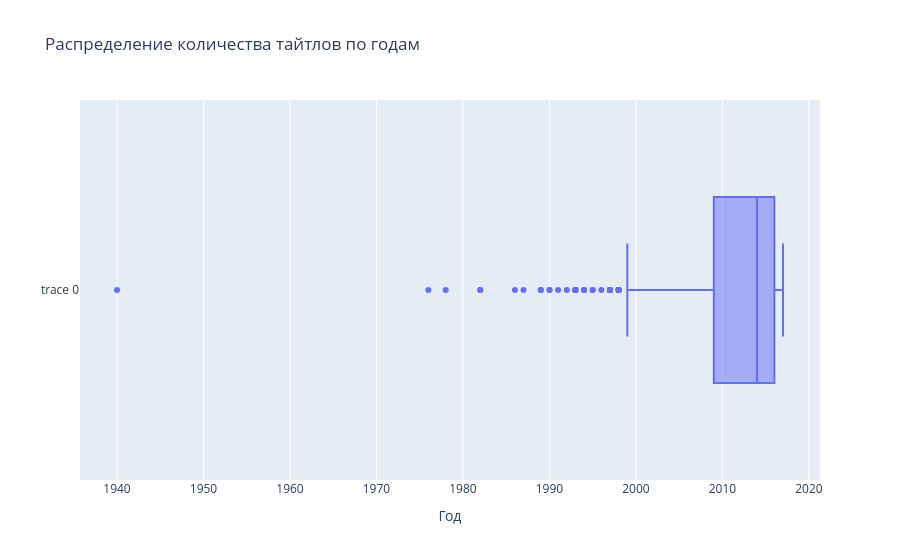

Here is the notebook cell this chart was saved with:
### Markdown cell above
Рост определенно есть, в нетфликсе оценивают более свежие тайтлы с где-то 15/16 года, для выбросов рассмотрим боксплот, но уже видно что они потенциально есть

### Code cell
fig = go.Figure()

fig.add_trace(go.Box(x = data_clean['release year']))
fig.update_layout(
        title='Распределение количества тайтлов по годам',
        xaxis_title='Год')
fig.show()

### Figure 1 — Plotly figure (JSON) as saved in the notebook; plotly's stock layout.template omitted (floating-point values rounded to 4 significant figures; data arrays with more than 128 entries replaced by an {"elided": "..."} marker saying what was removed)
{"data": [{"type": "box", "x": {"elided": "500 int values"}}], "layout": {"title": {"text": "Распределение количества тайтлов по годам"}, "xaxis": {"title": {"text": "Год"}}}}
